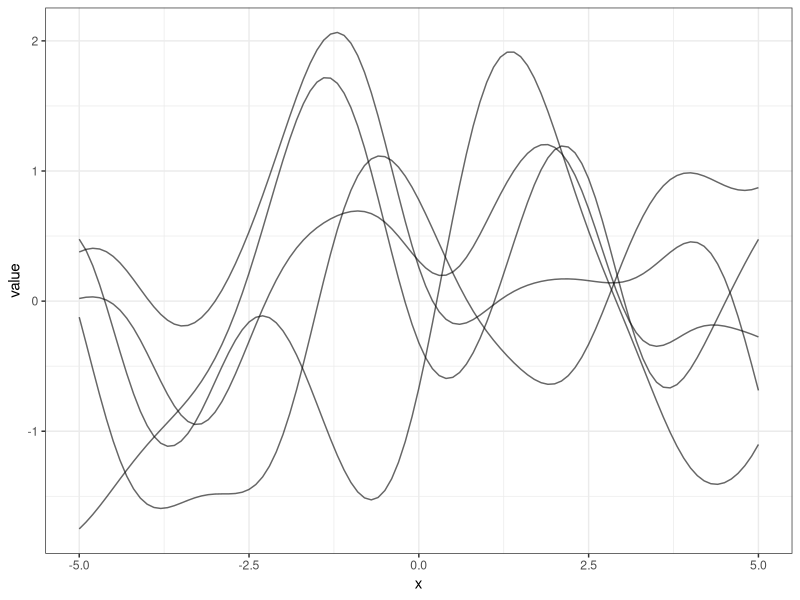
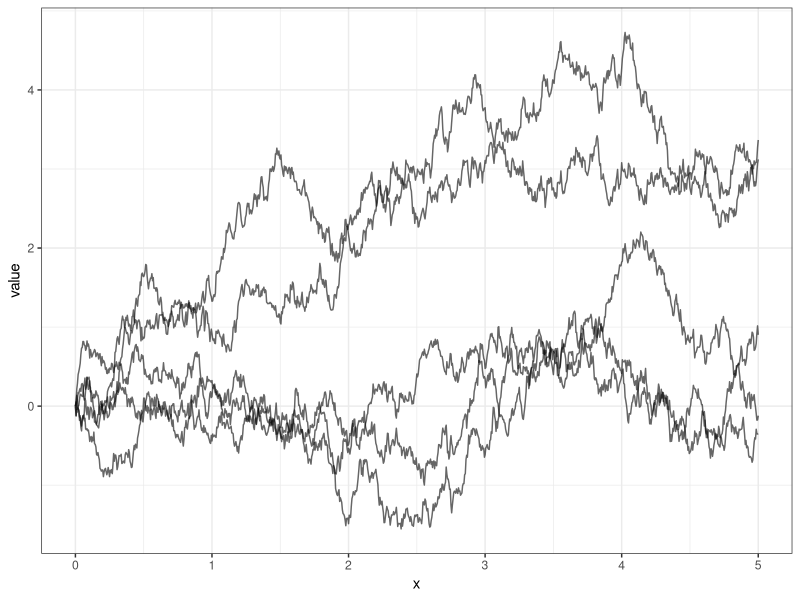
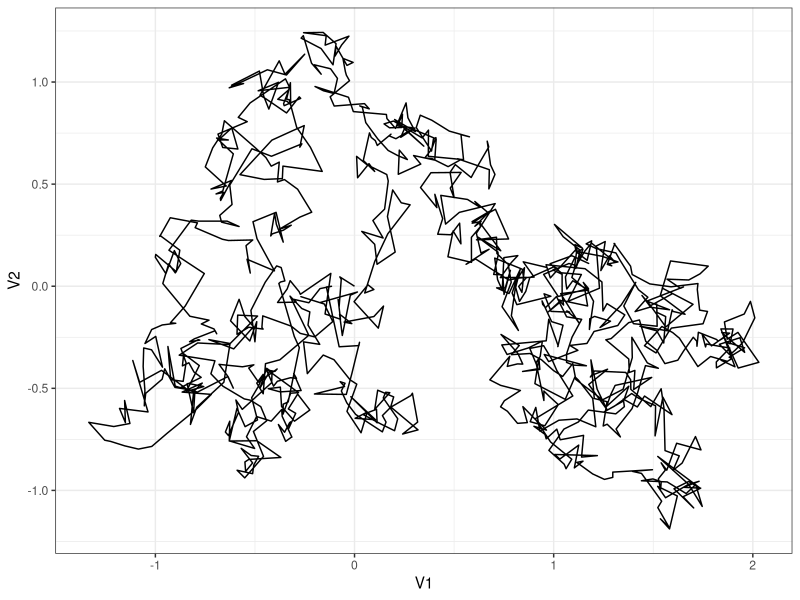
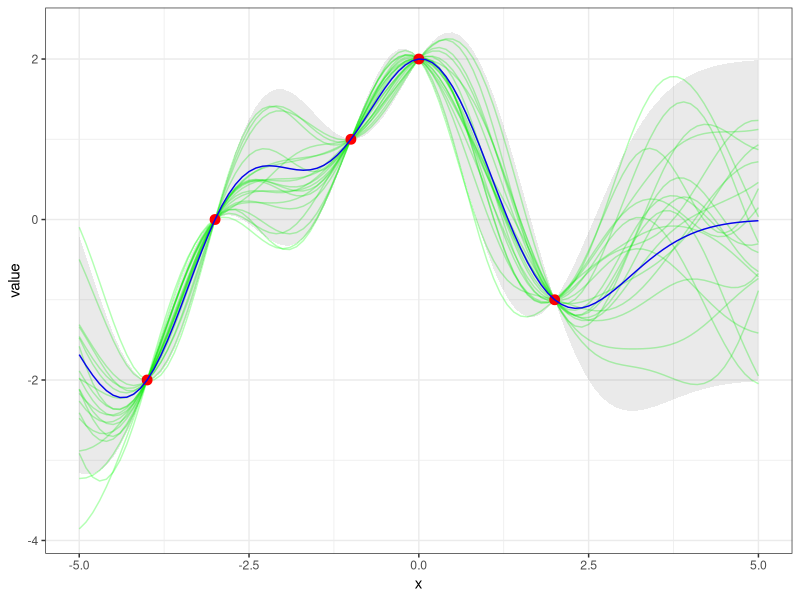

The R source for these figures, in order:
## ---- chunk 1
require(knitr)
require(MASS)

require(data.table)
require(reshape2)

require(ggplot2)
## ---- chunk 2

squared.exp <- function(x,y,l=1) {
  exp(-0.5* (norm(x-y, type="2")/l)^2)
}

Sigma <- function(x1, x2, cov.fun=squared.exp) {
  n1 <- length(x1)
  n2 <- length(x2)
  S <- matrix(rep(0, n1*n2), nrow=n1)
  for (i in 1:n1) {
    for (j in 1:n2) {
      S[i,j] <- cov.fun(x1[i],x2[j]) }}
  S
}

melted.simulations <- function(x.star, sim.number, ms, S) {
  sims <- cbind(data.table(x=x.star), t(mvrnorm(sim.number, ms, S)))
  melt(sims, id=1)
}

gg.simulations <- function(melted.sims) {
  ggplot() +
      geom_line(data = melted.sims, aes(x=x,y=value,
                    group=factor(variable)), alpha=.6) +
          theme_bw()

}


## ---- chunk 3
x.star <- seq(-5,5,0.1)
sim.number <- 5
S <- Sigma(x.star,x.star)
msims <- melted.simulations(x.star, sim.number,
                            rep(0, length(x.star)), S)
gg.simulations(msims)
## ---- chunk 4
brow <- function(x1,x2) {
  min(x1,x2)
}

x.star <- seq(0, 5, 0.005)
S <- Sigma(x.star, x.star, brow)
ms <- rep(0, length(x.star))
msims <- melted.simulations(x.star, sim.number, ms, S)
gg.simulations(msims)

bm <- data.table(t(mvrnorm(2, rep(0, length(x.star)), S)))
ggplot(bm, aes(V1,V2))+
    geom_path() + theme_bw()
## ---- chunk 5

y.predict <- function(x, y, x.star, cov.fun, sigma=0) {
  K <- Sigma(x,x)
  I <- diag(length(x))
  K.star <- Sigma(x.star, x)
  K.star %*% solve(K+sigma^2*I) %*% y
}

cov.predict <- function(x, y, x.star, cov.fun, sigma=0) {
  K <- Sigma(x,x)
  I <- diag(length(x))
  K.star <- Sigma(x.star, x)
  K.star.star <- Sigma(x.star, x.star)
  K.star.star - K.star %*% solve(K+sigma^2*I) %*% t(K.star)
}

gg.simulations2 <- function(x, y, x.star, cov.fun, sim.number, sigma=0) {
  observations <- data.table(x, y)
  y.star.bar <- y.predict(x, y, x.star, cov.fun, sigma)[,1]
  predictors <- data.table(x=x.star, y=y.star.bar)
  S <- cov.predict(x, y, x.star, cov.fun, sigma)
  ms <- y.star.bar
  msims <- melted.simulations(x.star, sim.number, ms, S)
  d <- abs(diag(S))
  predictors$sigma <- sqrt(d)
  
  ggplot() +
      geom_line(data = msims, aes(x=x, y=value,
                    group=factor(variable)), alpha=.3, colour="green") +
          geom_point(data=observations,
                     aes(x,y), size=3, colour="red")+
              geom_line(data=predictors, aes(x, y), colour='blue') +
                  geom_ribbon(data=predictors,
                              aes(x, ymax=y+2*sigma,
                                  ymin=y-2*sigma), alpha=0.1)+
                      theme_bw()
}    

x <- c(-4,-3,-1,0,2)
y <- c(-2,0, 1, 2, -1)
x.star <- seq(-5,5,0.1)
sim.number <- 20
cov.fun <- squared.exp;

gg.simulations2(x, y, x.star, cov.fun, sim.number)
